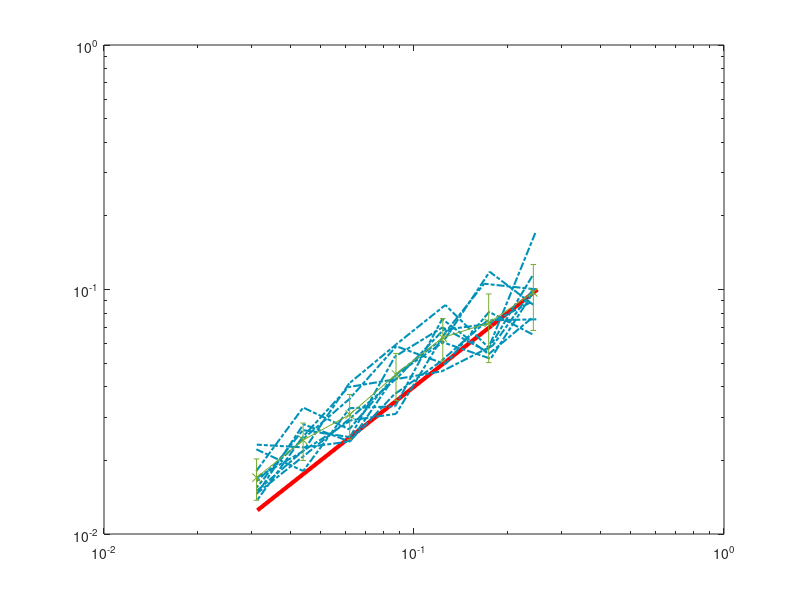

MATLAB code for this plot: (Note: this script raises an error after producing the figure.)
% Plots
% IntensityMap(cells,vertices,p_darcy,'Pressure in Darcy domain');
% axis(D)
% 
% IntensityMap(cells,vertices,p_tn,'Voronoi diagram: Pressure in terminal network nodes')
% plot(Tn(:,1),Tn(:,2),'b.')
% hold on
% plot(RootNode(1),RootNode(2),'r*');
% hold on
% axis(D)



% figure('Name','Pressure plot for Darcy domain')
% plot3(cell_center(:,1),cell_center(:,2),p_darcy,'.','MarkerSize',20);
% grid on
% xlabel('x','FontSize',15)
% ylabel('y','FontSize',15)
% zlabel('p','FontSize',15)




% figure('Name','Pressure plot')
% for i = 1:Ne
%     x = [nodes(edges(i,2),1) nodes(edges(i,3),1)];
%     y = [nodes(edges(i,2),2) nodes(edges(i,3),2)];
%     pressure = [p_network(edges(i,2)) p_network(edges(i,3))];
%     plot3(x,y,pressure,'.-','Color',[0 0 0],'LineWidth',edges(i,4)*10)
%     hold on
%     grid on
% end
% p_map = autumn(Nn+Ntn*3);
% network_map = p_map(Ntn*2:end,:);
% for i = 1:Nn
%     x = nodes(i,1);
%     y = nodes(i,2);
%     pressure = p_network(i);
%     p_sorted = sort(p_network);
%     ind = find(p_sorted==pressure);
%     ind = ind(1);
%     plot3(x,y,pressure,'.','Color',network_map(ind,:),'MarkerSize',20);
%     hold on
% end
% zlabel('Node pressure')
% 
% darcy_map = p_map(1:3*Ntn,:);
% 
% [xq,yq]=meshgrid(D(1):0.05:D(2), D(3):0.05:D(4));
% p_points = [Tn(:,1:2);boundary_cells(:,1:2);[D(1) D(3)];[D(1) D(4)];[D(2) D(3)]; [D(2) D(4)]];
% p_values = [p_darcy;Bv_darcy*ones(size(boundary_cells,1)+4,1)];
% vq = griddata(p_points(:,1),p_points(:,2),p_values,xq,yq);
% surf(xq,yq,vq)
% colormap(darcy_map)

figure
loglog([0.25 0.25/2 0.25/4 0.25/8],[0.1 0.05 0.025 0.025/2],'-','LineWidth',3,'Color','r')
hold on
loglog([0.2408 0.1796 0.1231 0.0885 0.0615 0.0437 0.0310],[0.0991 0.059 0.0463 0.0431 0.0399 0.0249 0.0136],'-.','Color',[0    0.5686    0.7157],'LineWidth',1.5)
hold on
loglog([0.2408 0.1747 0.1262 0.0877 0.0618 0.0439 0.0310],[0.0656 0.081 0.0495 0.0586 0.0356 0.0245 0.0164],'-.','Color',[0    0.5686    0.7157],'LineWidth',1.5)
hold on
loglog([0.2408 0.1747 0.1262 0.0877 0.0618 0.0439 0.0311],[0.1136 0.0576 0.0864 0.0597 0.0413 0.0218 0.0170],'-.','Color',[0    0.5686    0.7157],'LineWidth',1.5)
hold on
loglog([0.2462 0.1721 0.1236 0.0868 0.0622 0.0438 0.0311],[0.1703  0.0557  0.0700 0.0532 0.0249 0.0266 0.0155],'-.','Color',[0    0.5686    0.7157],'LineWidth',1.5)
hold on
loglog([0.2481 0.1684 0.1262 0.0875 0.0627 0.0439 0.0311],[0.1001 0.1056 0.0667 0.0310 0.0292 0.0219 0.0150],'-.','Color',[0    0.5686    0.7157],'LineWidth',1.5)
hold on
loglog([0.2390 0.1741 0.1233 0.0870 0.0620 0.0439 0.0310],[0.0761 0.0544 0.0757 0.0333 0.0327 0.0181 0.0222],'-.','Color',[0    0.5686    0.7157],'LineWidth',1.5)
hold on
loglog([0.2425 0.1754 0.1238 0.0875 0.0622 0.0441 0.0311],[0.0866 0.1182 0.0607 0.0449 0.0239 0.0226 0.0232],'-.','Color',[0    0.5686    0.7157],'LineWidth',1.5)
hold on
loglog([0.2374 0.1728 0.1245 0.0886 0.0622 0.0438 0.0310],[0.0885 0.0722 0.0684 0.0437 0.0297 0.0207 0.0146],'-.','Color',[0    0.5686    0.7157],'LineWidth',1.5)
hold on
loglog([0.2481 0.1728 0.1208 0.0861 0.0620 0.0440 0.0312],[0.0755 0.0748 0.0503 0.0371 0.0239 0.0281 0.0146],'-.','Color',[0    0.5686    0.7157],'LineWidth',1.5)
hold on
loglog([0.2425 0.1768 0.1208 0.0875 0.0618 0.0439 0.0309],[0.0975 0.0521 0.0615 0.0450 0.0268 0.0329 0.0180],'-.','Color',[0    0.5686    0.7157],'LineWidth',1.5)
hold on

L2_matrix = [0.0656 0.081 0.0495 0.0586 0.0356 0.0245 0.0164;
            0.1136 0.0576 0.0864 0.0597 0.0413 0.0218 0.0170;
            0.1703  0.0557  0.0700 0.0532 0.0249 0.0266 0.0155;
            0.1001 0.1056 0.0667 0.0310 0.0292 0.0219 0.0150;
            0.0991 0.059 0.0463 0.0431 0.0399 0.0249 0.0136;
            0.0761 0.0544 0.0757 0.0333 0.0327 0.0181 0.0222;
            0.0866 0.1182 0.0607 0.0449 0.0239 0.0226 0.0232;
            0.0885 0.0722 0.0684 0.0437 0.0297 0.0207 0.0146;
            0.0755 0.0748 0.0503 0.0371 0.0239 0.0281 0.0146;
            0.0975 0.0521 0.0615 0.0450 0.0268 0.0329 0.0180];
h_matrix = [0.2408 0.1747 0.1262 0.0877 0.0618 0.0439 0.0310;
            0.2408 0.1747 0.1262 0.0877 0.0618 0.0439 0.0311;
            0.2462 0.1721 0.1236 0.0868 0.0622 0.0438 0.0311;
            0.2481 0.1684 0.1262 0.0875 0.0627 0.0439 0.0311;
            0.2408 0.1796 0.1231 0.0885 0.0615 0.0437 0.0310;
            0.2390 0.1741 0.1233 0.0870 0.0620 0.0439 0.0310;
            0.2425 0.1754 0.1238 0.0875 0.0622 0.0441 0.0311;
            0.2374 0.1728 0.1245 0.0886 0.0622 0.0438 0.0310;
            0.2481 0.1728 0.1208 0.0861 0.0620 0.0440 0.0312;
            0.2425 0.1768 0.1208 0.0875 0.0618 0.0439 0.0309];

mean_vect = zeros(1,size(L2_matrix,2));
mean_h = zeros(1,size(L2_matrix,2));
for iter4 = 1:size(L2_matrix,2)
    mean_vect(iter4)=mean(L2_matrix(:,iter4));
    mean_h(iter4)=mean(h_matrix(:,iter4));
end

std_dev = std(L2_matrix);
errorbar(mean_h,mean_vect,std_dev,'x-','LineWidth',2.5,'Color',[0    0.1882    0.9059])
hold on

xlabel('h','FontSize',18)
ylabel('Error','FontSize',18)
lgd = legend('1st order reference','','','','','','','','','','Error','Average error');
lgd.FontSize=(14);
legend('Location','northwest')








% figure('Name','Peaceman pressure function')
% nx=180;
% ny=180;
% points = GridGeneration(nx,ny,D);
% map = gray(2);
% for i = 1:size(cells,1)
%     coords=vertices(cells{i},:);
%     pgon = polyshape(coords(:,1),coords(:,2));
%     pg = plot(pgon);
%     pg.FaceColor=(map(end,:));
%     hold on
%     for j = 1:size(points,1)
%         in(j) = inpolygon(points(j,1),points(j,2),coords(:,1),coords(:,2));
%     end
%     p_in=points(in==1,:);
%     distToVessel = sqrt((p_in(:,1)-cell_center(i,1)).^2+(p_in(:,2)-cell_center(i,2)).^2);
%     p_pm=-darcy_source(i)*mu/(2*k*pi)*log(distToVessel/edges(Tn(i,3),4))+p_tn(i);
%     p_pm_sorted = sort(p_pm);
%     dp = p_pm_sorted(2)-p_pm_sorted(1);
%     p_axis=min(p_pm_sorted):dp:max(p_pm_sorted);
%     newmap = parula(length(p_axis));
%     for iter = 1:size(p_in,1)
%         p_here = p_pm(iter);
%         ind = find(abs(p_axis-p_here)==min(abs(p_axis-p_here)));
%         ind = ind(1);
%         plot(p_in(iter,1),p_in(iter,2),'.','Color',newmap(ind,:))
%         hold on
%     end
%     c=scircle1(cell_center(i,1),cell_center(i,2),0.2*sqrt(cell_area(i)));
%     plot(c(:,1),c(:,2),'--','LineWidth',0.4,'Color',newmap(1,:));
%     hold on
% end
% axis(D)
% 
% figure('Name','Peaceman pressure at 0.2*deltaX')
% for i = 1:size(cells,1)
%     coords=vertices(cells{i},:);
%     pgon = polyshape(coords(:,1),coords(:,2));
%     pg = plot(pgon);
%     pg.FaceColor=(map(end,:));
%     hold on
%     for j = 1:size(points,1)
%         in(j) = inpolygon(points(j,1),points(j,2),coords(:,1),coords(:,2));
%     end
%     p_in=points(in==1,:);
%     distToVessel = sqrt((p_in(:,1)-cell_center(i,1)).^2+(p_in(:,2)-cell_center(i,2)).^2);
%     p_pm=-darcy_source(i)*mu/(2*k*pi)*log(distToVessel/edges(Tn(i,3),4))+p_tn(i);
%     p_pm2 = -darcy_source(i)*mu/(2*k*pi)*log(sqrt(cell_area(i))*0.2/edges(Tn(i,3),4))+p_tn(i);
%     p_pm_sorted = sort(p_pm);
%     dp = p_pm_sorted(2)-p_pm_sorted(1);
%     p_axis=min(p_pm_sorted):dp:max(p_pm_sorted);
%     newmap = parula(length(p_axis));
%     ind2 = find(abs(p_axis-p_pm2)==min(abs(p_axis-p_pm2)));
%     ind2 = ind2(1);
%     for iter = 1:size(p_in,1)
%         plot(p_in(iter,1),p_in(iter,2),'.','Color',newmap(ind2,:))
%         hold on
%     end
% end
% plot(cell_center(:,1),cell_center(:,2),'.','MarkerSize',7,'Color',newmap(end,:));
% hold on
% axis(D)

figure('Name','Pressure plot')
[xq,yq]=meshgrid(D(1):0.05:D(2), D(3):0.05:D(4));
p_points = [cell_center(ok_cells,1:2);boundary_cells(:,1:2)];
p_values = [p_darcy(ok_cells);bv];
pEx_values = [p_exact(cell_center(ok_cells,1),cell_center(ok_cells,2));bv];
vq = griddata(p_points(:,1),p_points(:,2),p_values-pEx_values,xq,yq);
surf(xq,yq,vq)